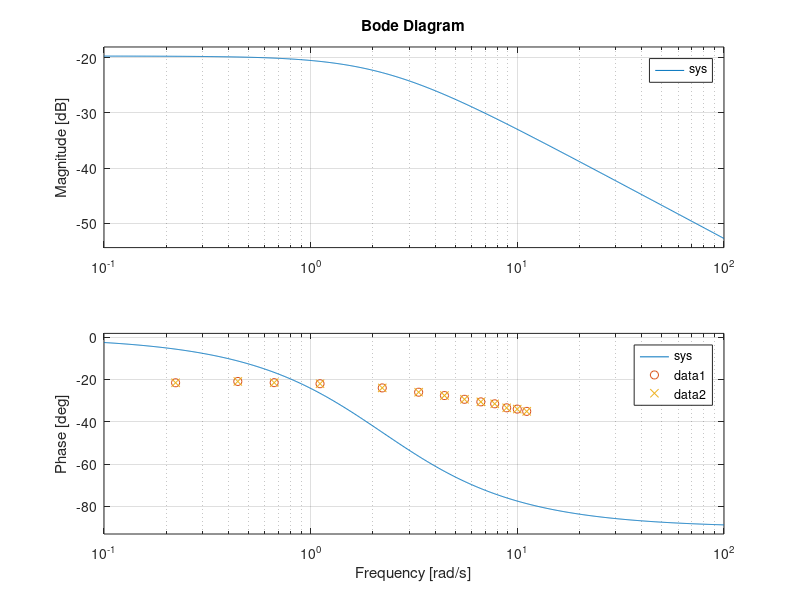

This chart was generated by the following MATLAB code:
%Diagrama de Bode Ideal para a Função a estudar.
K = 0.1036;
a = 2.22;
numerator = K * a;
denominator = [1, a];
sys = tf(numerator, denominator);
bode(sys);
hold on;

%Array com as frequências calculdas em 2.5.
x = [0.222,0.444,0.666,1.11,2.22,3.33,4.44,5.55,6.66,7.77,8.88,9.99,11.1];
%Array com os ganhos calculados no excel por observação dos gráficos.
y = [0.083307, 0.089381111, 0.083785556, 0.079056667, 0.062927778, 0.049782222, 0.041533333, 0.033853333, 0.029458889, 0.026502222,	0.021314444, 0.019868889, 0.017545556];

%Mudança para dB.
y = 20*log10(y);

%Plot dos pontos experimentais de Magnitude em Função da frequência
%sobrepostos ao diagrama ideal.
plot(x,y,'o');
hold on;
plot(x,y,'x');
